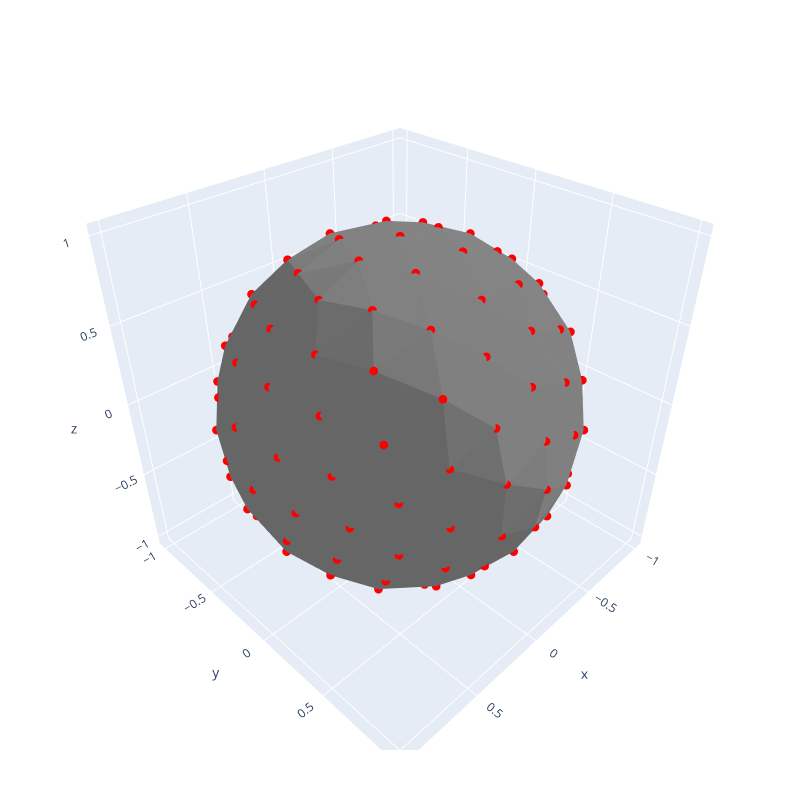

The cell this chart's notebook holds for it:
### Markdown cell above
# Loading sphere triangulation

### Code cell
level = 2
vs = readdlm("../SphereTriangulation/vertices$level.txt", Float64)
ts = readdlm("../SphereTriangulation/triangles$level.txt", Int64)

sc = scatter3d(x=vs[:, 1], y=vs[:, 2], z=vs[:, 3], mode="markers", marker=attr(size=3, color="red"))
sphere_trace = GenericTrace[]
mesh = mesh3d(x=vs[:, 1], y=vs[:, 2], z=vs[:, 3], i=ts[:, 1], j=ts[:, 2], k=ts[:, 3], color="gray", opacity=1.0, flatshading=true)

push!(sphere_trace, mesh)
push!(sphere_trace, sc)
layout = Layout(width=800, height=800, scene=attr(aspectmode="data"))
plot(sphere_trace, layout)

### Figure 1 — Plotly figure (JSON) as saved in the notebook; plotly's stock layout.template omitted (floating-point values rounded to 4 significant figures; data arrays with more than 128 entries replaced by an {"elided": "..."} marker saying what was removed)
{"data": [{"color": "gray", "flatshading": true, "i": {"elided": "320 int values"}, "j": {"elided": "320 int values"}, "k": {"elided": "320 int values"}, "opacity": 1, "type": "mesh3d", "x": {"elided": "162 float values"}, "y": {"elided": "162 float values"}, "z": {"elided": "162 float values"}}, {"marker": {"color": "red", "size": 3}, "mode": "markers", "type": "scatter3d", "x": {"elided": "162 float values"}, "y": {"elided": "162 float values"}, "z": {"elided": "162 float values"}}], "layout": {"height": 800, "margin": {"b": 50, "l": 50, "r": 50, "t": 60}, "scene": {"aspectmode": "data"}, "width": 800}}
